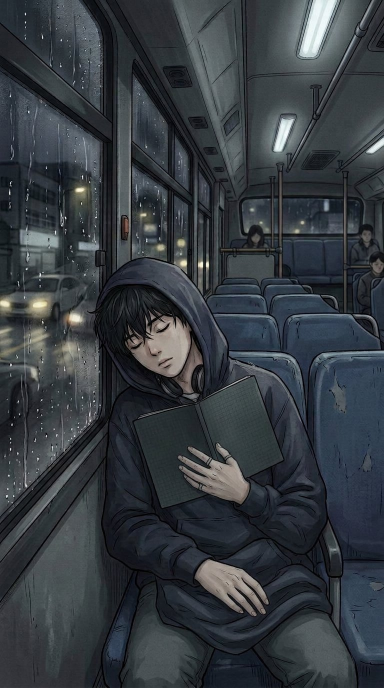
#> input picture ch3/v2_20_bus_src.jpg, 768 x 1376 px (shown at 1/2 size)
$ python build_ch3_v2_bus.py
#> lines starting #> are read from the running program, lines starting #| are printed output that depends on the picture; after the words box and inside, x2 and y2 are one past the last pixel; in counts of white or black regions, pixels touching at a corner belong together
"""Детерминированно закрывает единственный блокнот в финале Главы 3 v2.

Исходная генерация сохранена отдельно как ``v2_20_bus_src.jpg``. Скрипт
заменяет только раскрытый разворот на одну чистую закрытую обложку и не
добавляет в кадр текст или второй предмет.
"""
from pathlib import Path

import numpy as np
from PIL import Image, ImageDraw, ImageFilter


SRC = Path("ch3/v2_20_bus_src.jpg")
OUT = Path("ch3/v2_20_bus.jpg")
EXPECTED_SIZE = (768, 1376)
COVER = [(257, 831), (498, 733), (580, 951), (337, 1033)]
INNER_EDGE = [(265, 834), (496, 741), (570, 948), (341, 1024)]


def build(src=SRC, out=OUT):
    image = Image.open(src).convert("RGB")
#> image is the input picture: PIL image 768x1376 RGB; mean R, G, B 53.6, 59.4, 65
    if image.size != EXPECTED_SIZE:
        raise ValueError(f"неожиданный размер автобусного кадра: {image.size}")

    pixels = np.asarray(image).astype(np.int16)
    height, width = pixels.shape[:2]
#> height = 1376; width = 768
    yy, xx = np.indices((height, width))

    cover_mask = Image.new("L", image.size, 0)
#> cover_mask: PIL image 768x1376 L; every value is 0
    ImageDraw.Draw(cover_mask).polygon(COVER, fill=255)
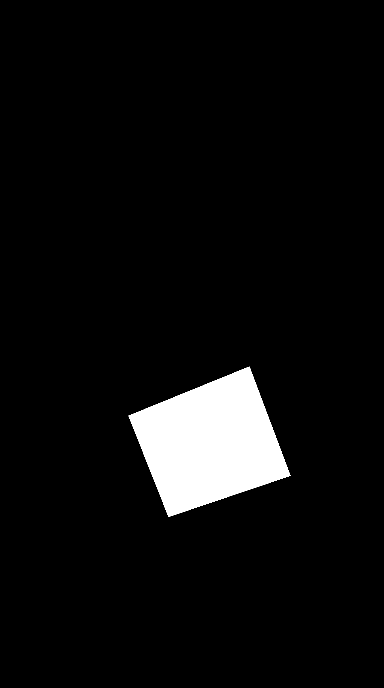
#> cover_mask: PIL image 768x1376 L (shown at 1/2 size); 5.5% white; 1 white region, box (x1, y1, x2, y2) and area: (257, 733, 581, 1034) 58410

    # Рука остаётся над обложкой вместе с тушевым контуром по краю.
    red, green, blue = pixels[..., 0], pixels[..., 1], pixels[..., 2]
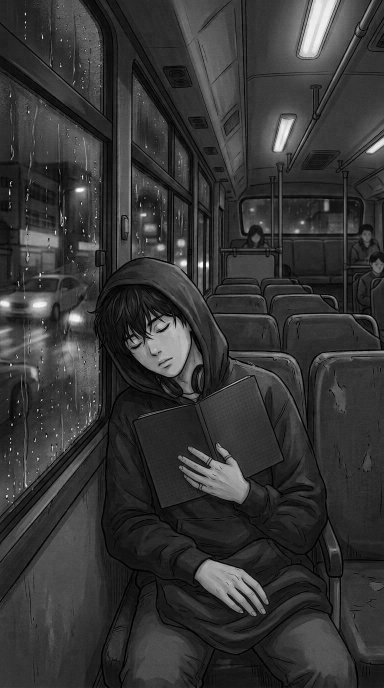
#> red: shape (1376, 768) int16 (shown at 1/2 size); min 0, max 255, mean 53.6
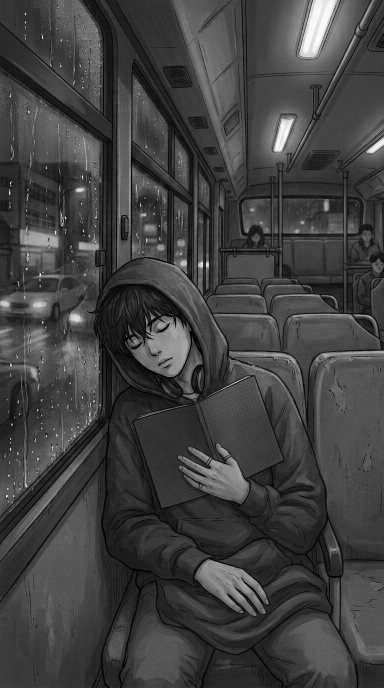
#> blue: shape (1376, 768) int16 (shown at 1/2 size); min 0, max 255, mean 65
    hand = (
        (red > 92)
        & (red >= green - 3)
        & (green > blue - 5)
        & ((red - blue) > 8)
        & (yy > 830)
        & (yy < 1040)
        & (xx > 260)
        & (xx < 570)
    )
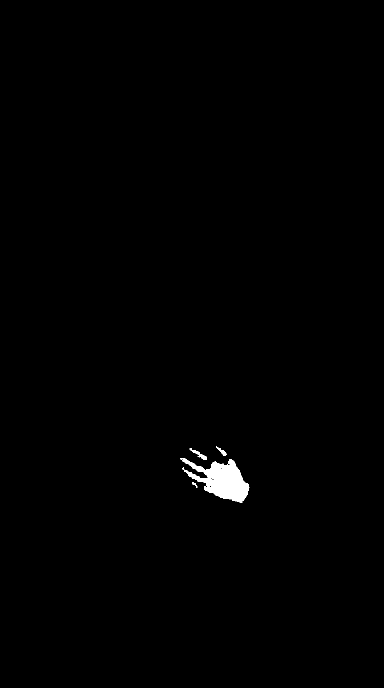
#> hand: shape (1376, 768) bool (shown at 1/2 size); 0.59% white; 5 white regions (1 under 20 px), largest, box (x1, y1, x2, y2) and area: (361, 916, 499, 1006) 5865, (379, 896, 414, 920) 220, (433, 892, 454, 912) 125, (384, 964, 395, 975) 49
    hand_mask = Image.fromarray((hand * 255).astype("uint8"))
    hand_mask = hand_mask.filter(ImageFilter.MaxFilter(17)).filter(
        ImageFilter.GaussianBlur(1.2)
    )

    # Холодная однотонная тканевая обложка: без клеток, букв и символов.
    rng = np.random.default_rng(31415)
    noise = rng.normal(0, 2.3, (height, width))
    shade = (xx - 400) * 0.008 + (yy - 880) * 0.003
    texture = np.empty((height, width, 3), dtype=np.float32)
    texture[..., 0] = 42 + noise + shade
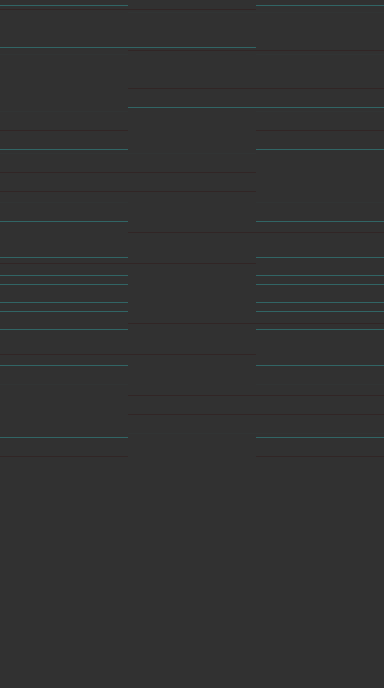
#> texture: shape (1376, 768, 3) float32 (shown at 1/2 size); mean of channels 0, 1, 2 41.3, inf, inf; drawn with min black and max white
    texture[..., 1] = 54 + noise + shade
    texture[..., 2] = 58 + noise + shade
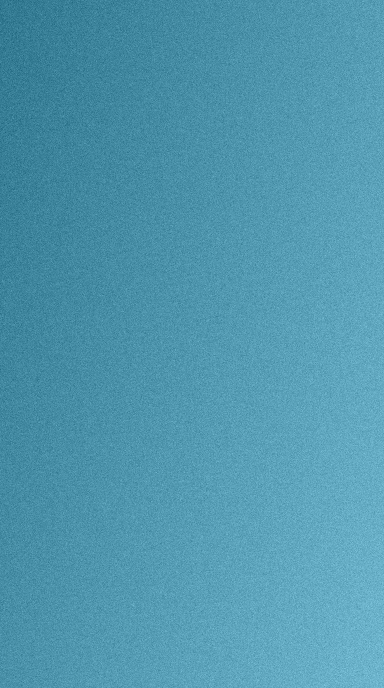
#> texture: shape (1376, 768, 3) float32 (shown at 1/2 size); mean of channels 0, 1, 2 41.3, 53.3, 57.3; drawn with min black and max white
    cover = Image.fromarray(np.clip(texture, 0, 255).astype("uint8"), "RGB")
    draw = ImageDraw.Draw(cover)
    draw.line(COVER + [COVER[0]], fill=(16, 23, 26), width=5, joint="curve")
    draw.line(INNER_EDGE + [INNER_EDGE[0]], fill=(70, 83, 85), width=2, joint="curve")

    mask_array = np.minimum(
        np.asarray(cover_mask), 255 - np.asarray(hand_mask)
    ).astype("uint8")
    result = Image.composite(cover, image, Image.fromarray(mask_array))
    result.save(out, quality=94, optimize=True)
    print(f"{out}: один полностью закрытый блокнот · без текста")


if __name__ == "__main__":
    build()

$ run again, with ch3/g02_kitchen.jpg copied over ch3/v2_20_bus_src.jpg
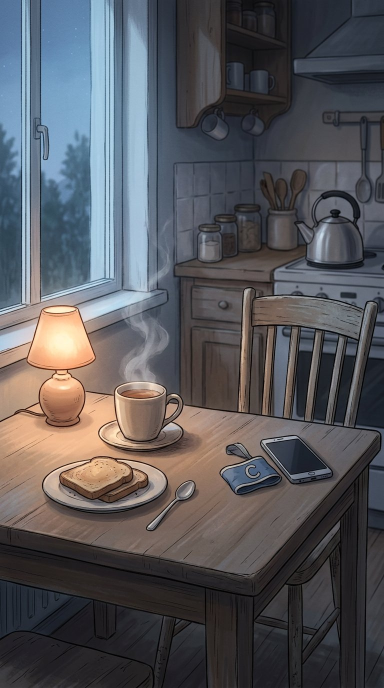
#> input picture ch3/g02_kitchen.jpg, 768 x 1376 px (shown at 1/2 size)
#> in build, image is the input picture: PIL image 768x1376 RGB; mean R, G, B 86.8, 86.7, 90.8
#> in build, `hand = ( (red > 92) & (red >= green - 3) & (green > blue - 5) & ((red ..`:
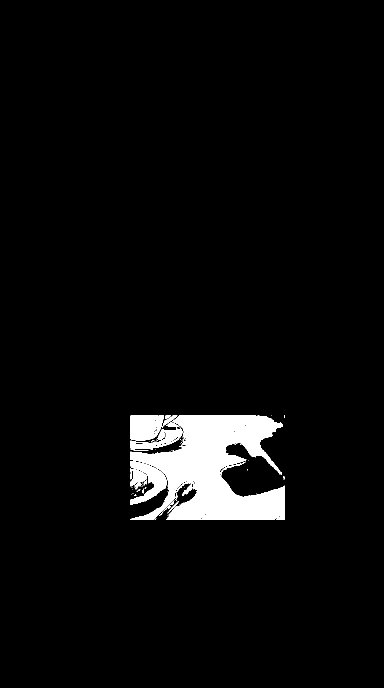
#> hand: shape (1376, 768) bool (shown at 1/2 size); 4.3% white; 69 white regions (53 under 20 px), largest, box (x1, y1, x2, y2) and area: (261, 831, 570, 1040) 36442, (261, 831, 328, 881) 2813, (261, 922, 333, 1010) 2576
#> in build, `mask_array = np.minimum( np.asarray(cover_mask), 255 - np.asarray(hand..`:
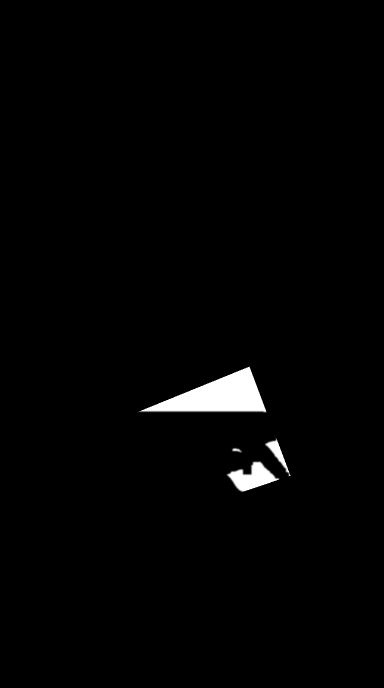
#> mask_array: shape (1376, 768) (shown at 1/2 size); min 0, max 255, mean 3.7
